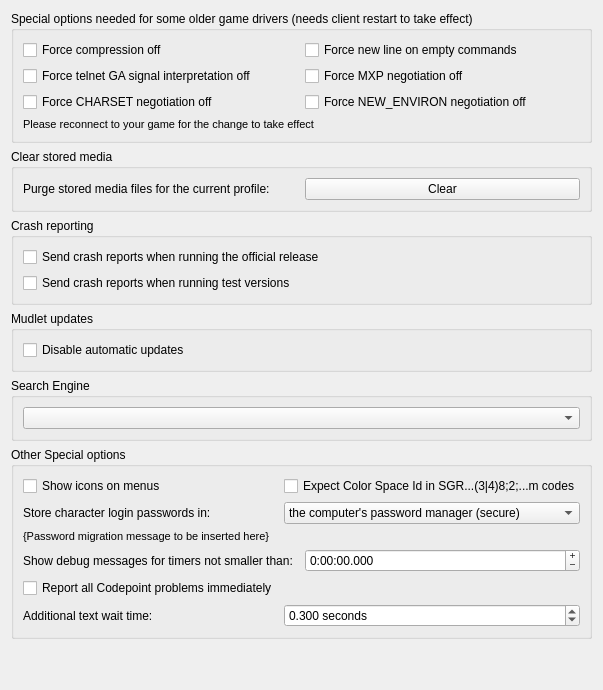
     <widget class="QWidget" name="tab_specialOptions">
      <attribute name="title">
       <string>Special Options</string>
      </attribute>
      <layout class="QVBoxLayout" name="verticalLayout_3">
       <item>
        <widget class="QGroupBox" name="groupBox_specialOptions">
         <property name="title">
          <string>Special options needed for some older game drivers (needs client restart to take effect)</string>
         </property>
         <layout class="QGridLayout" name="gridLayout_groupBox_specialOptions">
          <item row="0" column="0">
           <widget class="QCheckBox" name="mFORCE_MCCP_OFF">
            <property name="text">
             <string>Force compression off</string>
            </property>
           </widget>
          </item>
          <item row="0" column="1">
           <widget class="QCheckBox" name="checkBox_mUSE_FORCE_LF_AFTER_PROMPT">
            <property name="toolTip">
             <string>This option adds a line line break &lt;LF&gt; or &quot;
&quot; to your command input on empty commands. This option will rarely be necessary.</string>
            </property>
            <property name="text">
             <string>Force new line on empty commands</string>
            </property>
           </widget>
          </item>
          <item row="1" column="0">
           <widget class="QCheckBox" name="mFORCE_GA_OFF">
            <property name="text">
             <string>Force telnet GA signal interpretation off</string>
            </property>
           </widget>
          </item>
          <item row="1" column="1">
           <widget class="QCheckBox" name="mFORCE_MXP_NEGOTIATION_OFF">
            <property name="text">
             <string>Force MXP negotiation off</string>
            </property>
           </widget>
          </item>
          <item row="2" column="0">
           <widget class="QCheckBox" name="mFORCE_CHARSET_NEGOTIATION_OFF">
            <property name="text">
             <string>Force CHARSET negotiation off</string>
            </property>
           </widget>
          </item>
          <item row="2" column="1">
           <widget class="QCheckBox" name="mForceNewEnvironNegotiationOff">
            <property name="text">
             <string>Force NEW_ENVIRON negotiation off</string>
            </property>
           </widget>
          </item>
          <item row="4" column="0" colspan="2">
           <widget class="QLabel" name="need_reconnect_for_specialoption">
            <property name="enabled">
             <bool>true</bool>
            </property>
            <property name="font">
             <font>
              <pointsize>8</pointsize>
             </font>
            </property>
            <property name="mouseTracking">
             <bool>false</bool>
            </property>
            <property name="text">
             <string>Please reconnect to your game for the change to take effect</string>
            </property>
            <property name="textFormat">
             <enum>Qt::TextFormat::AutoText</enum>
            </property>
            <property name="wordWrap">
             <bool>true</bool>
            </property>
           </widget>
          </item>
         </layout>
        </widget>
       </item>
       <item>
        <widget class="QGroupBox" name="groupBox_purgeMediaCache">
         <property name="title">
          <string>Clear stored media</string>
         </property>
         <layout class="QHBoxLayout" name="hBoxLayout_groupBox_purgeMediaCache">
          <item>
           <widget class="QLabel" name="label_purgeMediaCache">
            <property name="toolTip">
             <string>&lt;p&gt;Media files used with Mudlet's Lua API, Mud Client Media Protocol (MCMP), and Mud Sound Protocol (MSP) are cached with the game profile. You can press this button to clear the media cache. For many games the media will get downloaded again upon demand.&lt;/p&gt;</string>
            </property>
            <property name="text">
             <string>Purge stored media files for the current profile:</string>
            </property>
            <property name="buddy">
             <cstring>buttonPurgeMediaCache</cstring>
            </property>
           </widget>
          </item>
          <item>
           <widget class="QPushButton" name="buttonPurgeMediaCache">
            <property name="toolTip">
             <string>&lt;p&gt;Media files used with Mudlet's Lua API, Mud Client Media Protocol (MCMP), and Mud Sound Protocol (MSP) are cached with the game profile. You can press this button to clear the media cache. For many games the media will get downloaded again upon demand.&lt;/p&gt;</string>
            </property>
            <property name="text">
             <string>Clear</string>
            </property>
           </widget>
          </item>
         </layout>
        </widget>
       </item>
       <item>
        <widget class="QGroupBox" name="groupBox">
         <property name="title">
          <string>Crash reporting</string>
         </property>
         <layout class="QVBoxLayout" name="verticalLayout_2">
          <item>
           <widget class="QCheckBox" name="checkBox_crashreportsOfficial">
            <property name="text">
             <string>Send crash reports when running the official release</string>
            </property>
           </widget>
          </item>
          <item>
           <widget class="QCheckBox" name="checkBox_crashreportsTesting">
            <property name="text">
             <string>Send crash reports when running test versions</string>
            </property>
           </widget>
          </item>
         </layout>
        </widget>
       </item>
       <item>
        <widget class="QGroupBox" name="groupBox_updates">
         <property name="title">
          <string>Mudlet updates</string>
         </property>
         <layout class="QVBoxLayout" name="vBoxLayout_groupBox_updates">
          <item>
           <widget class="QCheckBox" name="checkbox_noAutomaticUpdates">
            <property name="text">
             <string>Disable automatic updates</string>
            </property>
           </widget>
          </item>
         </layout>
        </widget>
       </item>
       <item>
        <widget class="QGroupBox" name="groupbox_searchEngineSelection">
         <property name="title">
          <string>Search Engine</string>
         </property>
         <layout class="QVBoxLayout" name="verticalLayout_searchEngineSelection">
          <item>
           <widget class="QComboBox" name="search_engine_combobox"/>
          </item>
         </layout>
        </widget>
       </item>
       <item>
        <widget class="QGroupBox" name="groupBox_debug">
         <property name="title">
          <string>Other Special options</string>
         </property>
         <layout class="QGridLayout" name="gridLayout_groupBox_debug">
          <item row="0" column="0">
           <widget class="QCheckBox" name="checkBox_showIconsOnMenus">
            <property name="text">
             <string>Show icons on menus</string>
            </property>
            <property name="checkable">
             <bool>true</bool>
            </property>
            <property name="checked">
             <bool>false</bool>
            </property>
            <property name="tristate">
             <bool>true</bool>
            </property>
           </widget>
          </item>
          <item row="0" column="1">
           <widget class="QCheckBox" name="checkBox_expectCSpaceIdInColonLessMColorCode">
            <property name="toolTip">
             <string>&lt;p&gt;Some MUDs use a flawed interpretation of the ANSI Set Graphics Rendition (&lt;b&gt;SGR&lt;/b&gt;) code sequences for 16M color mode which only uses semi-colons and not colons to separate parameter elements i.e. instead of using a code in the form: &lt;br&gt;&lt;tt&gt;\e[&lt;/tt&gt;...&lt;tt&gt;38:2:&lt;/tt&gt;&amp;lt;Color Space Id&amp;gt;&lt;tt&gt;:&lt;/tt&gt;&amp;lt;Red&amp;gt;&lt;tt&gt;:&lt;/tt&gt;&amp;lt;Green&amp;gt;&lt;tt&gt;:&lt;/tt&gt;&amp;lt;Blue&amp;gt;&lt;tt&gt;:&lt;/tt&gt;&amp;lt;Unused&amp;gt;&lt;tt&gt;:&lt;/tt&gt;&amp;lt;Tolerance&amp;gt;&lt;tt&gt;:&lt;/tt&gt;&amp;lt;Tolerance Color Space (0=CIELUV; 1=CIELAB)&amp;gt;&lt;tt&gt;;&lt;/tt&gt;...&lt;tt&gt;m&lt;/tt&gt;&lt;br&gt;where the &lt;i&gt;Color Space Id&lt;/i&gt; is expected to be an empty string to specify the usual (default) case and all of the &lt;i&gt;Parameter Elements&lt;/i&gt; (the &quot;2&quot; and the values in the &lt;tt&gt;&amp;lt;...&amp;gt;&lt;/tt&gt;s) may, technically, be omitted; they use: &lt;br&gt;&lt;tt&gt;\e[&lt;/tt&gt;...&lt;tt&gt;38;2;&lt;/tt&gt;&amp;lt;Red&amp;gt;&lt;tt&gt;;&lt;/tt&gt;&amp;lt;Green&amp;gt;&lt;tt&gt;;&lt;/tt&gt;&amp;lt;Blue&amp;gt;&lt;tt&gt;;&lt;/tt&gt;...&lt;tt&gt;m&lt;/tt&gt;&lt;br&gt;or: &lt;br&gt;&lt;tt&gt;\e[&lt;/tt&gt;...&lt;tt&gt;38;2;&lt;/tt&gt;&amp;lt;Color Space Id&amp;gt;&lt;tt&gt;;&lt;/tt&gt;&amp;lt;Red&amp;gt;&lt;tt&gt;;&lt;/tt&gt;&amp;lt;Green&amp;gt;&lt;tt&gt;;&lt;/tt&gt;&amp;lt;Blue&amp;gt;&lt;tt&gt;;&lt;/tt&gt;...&lt;tt&gt;m&lt;/tt&gt;&lt;/p&gt;&lt;p&gt;It is not possible to reliably detect the difference between these two so checking this option causes Mudlet to expect the last one with the additional (but empty!) parameter.&lt;/p&gt;</string>
            </property>
            <property name="text">
             <string>Expect Color Space Id in SGR...(3|4)8;2;...m codes</string>
            </property>
           </widget>
          </item>
          <item row="1" column="0">
           <widget class="QLabel" name="label_store_passwords_in">
            <property name="text">
             <string>Store character login passwords in:</string>
            </property>
            <property name="buddy">
             <cstring>comboBox_store_passwords_in</cstring>
            </property>
           </widget>
          </item>
          <item row="1" column="1">
           <widget class="QComboBox" name="comboBox_store_passwords_in">
            <item>
             <property name="text">
              <string>the computer's password manager (secure)</string>
             </property>
            </item>
            <item>
             <property name="text">
              <string>plaintext with the profile (portable)</string>
             </property>
            </item>
           </widget>
          </item>
          <item row="2" column="0" colspan="2">
           <widget class="QLabel" name="label_password_migration_notification">
            <property name="font">
             <font>
              <pointsize>8</pointsize>
             </font>
            </property>
            <property name="text">
             <string notr="true" extracomment="This text does not need to be translated as it is overwritten when used by the associated C++ class dlgProfilePreferences">{Password migration message to be inserted here}</string>
            </property>
           </widget>
          </item>
          <item row="3" column="0" colspan="2">
           <widget class="QWidget" name="widget_timerDebugOutputMinimumInterval" native="true">
            <layout class="QHBoxLayout" name="horizontalLayout_timerDebugOutputMinimumInterval" stretch="0,1">
             <property name="leftMargin">
              <number>0</number>
             </property>
             <property name="topMargin">
              <number>0</number>
             </property>
             <property name="rightMargin">
              <number>0</number>
             </property>
             <property name="bottomMargin">
              <number>0</number>
             </property>
             <item>
              <widget class="QLabel" name="label_timerDebugOutputMinimumInterval">
               <property name="sizePolicy">
                <sizepolicy hsizetype="Preferred" vsizetype="Preferred">
                 <horstretch>1</horstretch>
                 <verstretch>0</verstretch>
                </sizepolicy>
               </property>
               <property name="toolTip">
                <string comment="The term in '...' refer to a Mudlet specific thing and ought to match the corresponding translation elsewhere.">&lt;p&gt;Show 'LUA OK' messages for Timers with the specified minimum interval (h:mm:ss.zzz), the minimum value (the default) shows all such messages but can render the &lt;i&gt;Central Debug Console&lt;/i&gt; useless if there is a very small interval timer running.&lt;/p&gt;</string>
               </property>
               <property name="text">
                <string>Show debug messages for timers not smaller than:</string>
               </property>
               <property name="buddy">
                <cstring>timeEdit_timerDebugOutputMinimumInterval</cstring>
               </property>
              </widget>
             </item>
             <item>
              <widget class="QTimeEdit" name="timeEdit_timerDebugOutputMinimumInterval">
               <property name="sizePolicy">
                <sizepolicy hsizetype="MinimumExpanding" vsizetype="Fixed">
                 <horstretch>0</horstretch>
                 <verstretch>0</verstretch>
                </sizepolicy>
               </property>
               <property name="wrapping">
                <bool>true</bool>
               </property>
               <property name="alignment">
                <set>Qt::AlignmentFlag::AlignLeading|Qt::AlignmentFlag::AlignLeft|Qt::AlignmentFlag::AlignVCenter</set>
               </property>
               <property name="buttonSymbols">
                <enum>QAbstractSpinBox::ButtonSymbols::PlusMinus</enum>
               </property>
               <property name="accelerated">
                <bool>true</bool>
               </property>
               <property name="showGroupSeparator" stdset="0">
                <bool>true</bool>
               </property>
               <property name="currentSection">
                <enum>QDateTimeEdit::Section::HourSection</enum>
               </property>
               <property name="displayFormat">
                <string comment="Used to set a time interval only">h:mm:ss.zzz</string>
               </property>
              </widget>
             </item>
            </layout>
           </widget>
          </item>
          <item row="4" column="0">
           <widget class="QCheckBox" name="checkBox_debugShowAllCodepointProblems">
            <property name="toolTip">
             <string>&lt;p&gt;If checked this will cause all problem Unicode codepoints to be reported in the debug output as they occur; if cleared then each different one will only be reported once and summarized in as a table when the console in which they occurred is finally destroyed (when the profile is closed).&lt;/p&gt;</string>
            </property>
            <property name="text">
             <string>Report all Codepoint problems immediately</string>
            </property>
           </widget>
          </item>
          <item row="5" column="0">
           <widget class="QLabel" name="label_networkPacketTimeout">
            <property name="text">
             <string>Additional text wait time:</string>
            </property>
            <property name="buddy">
             <cstring>doubleSpinBox_networkPacketTimeout</cstring>
            </property>
           </widget>
          </item>
          <item row="5" column="1">
           <widget class="QDoubleSpinBox" name="doubleSpinBox_networkPacketTimeout">
            <property name="toolTip">
             <string>&lt;p&gt;&lt;i&gt;Go-Ahead&lt;/i&gt; (&lt;tt&gt;GA&lt;/tt&gt;) and &lt;i&gt;End-of-record&lt;/i&gt; (&lt;tt&gt;EOR&lt;/tt&gt;) signalling tells Mudlet when the game server is done sending text. On games that do not provide &lt;tt&gt;GA&lt;/tt&gt; or &lt;tt&gt;EOR&lt;/tt&gt;, this option controls how long Mudlet will wait for more text to arrive. Greater values will help reduce the risk that Mudlet will split a large piece of text (with unintended line-breaks in the middle) which can stop some triggers from working. Lesser values increases the risk of text getting broken up, but may make the game feel more responsive.&lt;/p&gt;&lt;p&gt;&lt;i&gt;The default value, which was what Mudlet used before this control was added, is 0.300 Seconds.&lt;/i&gt;&lt;/p&gt;</string>
            </property>
            <property name="suffix">
             <string extracomment="For most locales a space should be included so that the text is separated from the number!"> seconds</string>
            </property>
            <property name="decimals">
             <number>3</number>
            </property>
            <property name="minimum">
             <double>0.010000000000000</double>
            </property>
            <property name="maximum">
             <double>0.500000000000000</double>
            </property>
            <property name="singleStep">
             <double>0.010000000000000</double>
            </property>
            <property name="value">
             <double>0.300000000000000</double>
            </property>
           </widget>
          </item>
         </layout>
        </widget>
       </item>
       <item>
        <spacer name="verticalSpacer_specialOptions">
         <property name="orientation">
          <enum>Qt::Orientation::Vertical</enum>
         </property>
         <property name="sizeHint" stdset="0">
          <size>
           <width>20</width>
           <height>40</height>
          </size>
         </property>
        </spacer>
       </item>
      </layout>
     </widget>
